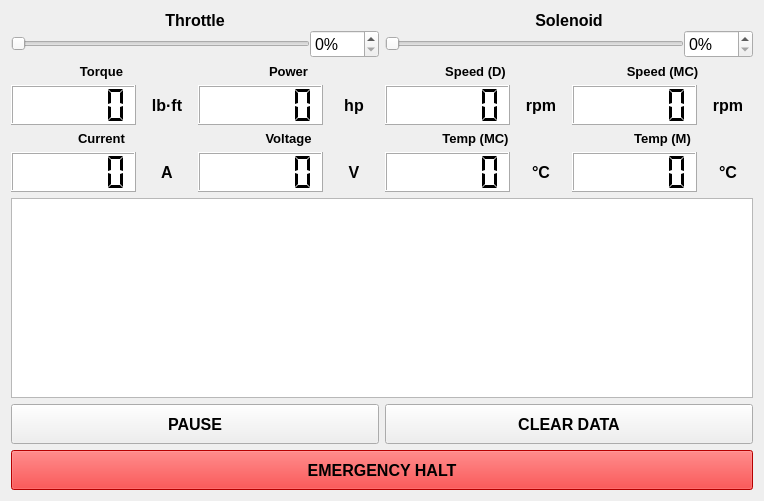
       <widget class="QWidget" name="tabDyno">
        <attribute name="title">
         <string>Dyno Monitor</string>
        </attribute>
        <layout class="QVBoxLayout" name="verticalLayout">
         <item>
          <layout class="QHBoxLayout" name="hLayoutInput">
           <item>
            <layout class="QVBoxLayout" name="vLayoutThrottle">
             <property name="spacing">
              <number>0</number>
             </property>
             <item>
              <widget class="QLabel" name="labelThrottle">
               <property name="font">
                <font>
                 <pointsize>12</pointsize>
                 <weight>75</weight>
                 <bold>true</bold>
                </font>
               </property>
               <property name="text">
                <string>Throttle</string>
               </property>
               <property name="alignment">
                <set>Qt::AlignCenter</set>
               </property>
              </widget>
             </item>
             <item>
              <layout class="QHBoxLayout" name="hLayoutThrottle">
               <item>
                <widget class="QSlider" name="hSliderThrottle">
                 <property name="maximum">
                  <number>100</number>
                 </property>
                 <property name="orientation">
                  <enum>Qt::Horizontal</enum>
                 </property>
                </widget>
               </item>
               <item>
                <widget class="QDoubleSpinBox" name="spinBoxThrottle">
                 <property name="font">
                  <font>
                   <pointsize>12</pointsize>
                  </font>
                 </property>
                 <property name="suffix">
                  <string>%</string>
                 </property>
                 <property name="decimals">
                  <number>0</number>
                 </property>
                 <property name="maximum">
                  <double>100.000000000000000</double>
                 </property>
                </widget>
               </item>
              </layout>
             </item>
            </layout>
           </item>
           <item>
            <layout class="QVBoxLayout" name="vLayoutLoad">
             <property name="spacing">
              <number>0</number>
             </property>
             <item>
              <widget class="QLabel" name="labelLoad">
               <property name="font">
                <font>
                 <pointsize>12</pointsize>
                 <weight>75</weight>
                 <bold>true</bold>
                </font>
               </property>
               <property name="text">
                <string>Solenoid</string>
               </property>
               <property name="alignment">
                <set>Qt::AlignCenter</set>
               </property>
              </widget>
             </item>
             <item>
              <layout class="QHBoxLayout" name="hlLayoutLoad">
               <item>
                <widget class="QSlider" name="hSliderLoad">
                 <property name="maximum">
                  <number>100</number>
                 </property>
                 <property name="orientation">
                  <enum>Qt::Horizontal</enum>
                 </property>
                </widget>
               </item>
               <item>
                <widget class="QDoubleSpinBox" name="spinBoxLoad">
                 <property name="font">
                  <font>
                   <pointsize>12</pointsize>
                  </font>
                 </property>
                 <property name="suffix">
                  <string>%</string>
                 </property>
                 <property name="decimals">
                  <number>0</number>
                 </property>
                 <property name="maximum">
                  <double>100.000000000000000</double>
                 </property>
                </widget>
               </item>
              </layout>
             </item>
            </layout>
           </item>
          </layout>
         </item>
         <item>
          <layout class="QHBoxLayout" name="hLayoutOutput_1">
           <item>
            <layout class="QVBoxLayout" name="vLayoutTorque">
             <item>
              <widget class="QLabel" name="labelTorque">
               <property name="font">
                <font>
                 <pointsize>10</pointsize>
                 <weight>75</weight>
                 <bold>true</bold>
                </font>
               </property>
               <property name="text">
                <string>Torque</string>
               </property>
               <property name="alignment">
                <set>Qt::AlignCenter</set>
               </property>
               <property name="margin">
                <number>3</number>
               </property>
              </widget>
             </item>
             <item>
              <layout class="QHBoxLayout" name="hLayoutTorque">
               <item>
                <widget class="QLCDNumber" name="lcdNumberTorque">
                 <property name="sizePolicy">
                  <sizepolicy hsizetype="Expanding" vsizetype="Fixed">
                   <horstretch>0</horstretch>
                   <verstretch>0</verstretch>
                  </sizepolicy>
                 </property>
                 <property name="minimumSize">
                  <size>
                   <width>125</width>
                   <height>40</height>
                  </size>
                 </property>
                 <property name="styleSheet">
                  <string notr="true">background-color: white;</string>
                 </property>
                 <property name="smallDecimalPoint">
                  <bool>true</bool>
                 </property>
                 <property name="digitCount">
                  <number>5</number>
                 </property>
                 <property name="segmentStyle">
                  <enum>QLCDNumber::Flat</enum>
                 </property>
                 <property name="value" stdset="0">
                  <double>0.000000000000000</double>
                 </property>
                 <property name="intValue" stdset="0">
                  <number>0</number>
                 </property>
                </widget>
               </item>
               <item>
                <widget class="QLabel" name="labelTorqueUnits">
                 <property name="sizePolicy">
                  <sizepolicy hsizetype="Minimum" vsizetype="Preferred">
                   <horstretch>0</horstretch>
                   <verstretch>0</verstretch>
                  </sizepolicy>
                 </property>
                 <property name="minimumSize">
                  <size>
                   <width>50</width>
                   <height>0</height>
                  </size>
                 </property>
                 <property name="font">
                  <font>
                   <pointsize>12</pointsize>
                   <weight>75</weight>
                   <bold>true</bold>
                  </font>
                 </property>
                 <property name="text">
                  <string>lb·ft</string>
                 </property>
                 <property name="alignment">
                  <set>Qt::AlignCenter</set>
                 </property>
                 <property name="margin">
                  <number>5</number>
                 </property>
                </widget>
               </item>
              </layout>
             </item>
            </layout>
           </item>
           <item>
            <layout class="QVBoxLayout" name="vLayoutPower">
             <item>
              <widget class="QLabel" name="labelTach_2">
               <property name="font">
                <font>
                 <pointsize>10</pointsize>
                 <weight>75</weight>
                 <bold>true</bold>
                </font>
               </property>
               <property name="text">
                <string>Power</string>
               </property>
               <property name="alignment">
                <set>Qt::AlignCenter</set>
               </property>
               <property name="margin">
                <number>3</number>
               </property>
              </widget>
             </item>
             <item>
              <layout class="QHBoxLayout" name="hLayoutPowerLCD">
               <item>
                <widget class="QLCDNumber" name="lcdNumberPower">
                 <property name="sizePolicy">
                  <sizepolicy hsizetype="Expanding" vsizetype="Fixed">
                   <horstretch>0</horstretch>
                   <verstretch>0</verstretch>
                  </sizepolicy>
                 </property>
                 <property name="minimumSize">
                  <size>
                   <width>125</width>
                   <height>40</height>
                  </size>
                 </property>
                 <property name="styleSheet">
                  <string notr="true">background-color: white;</string>
                 </property>
                 <property name="smallDecimalPoint">
                  <bool>true</bool>
                 </property>
                 <property name="digitCount">
                  <number>5</number>
                 </property>
                 <property name="segmentStyle">
                  <enum>QLCDNumber::Flat</enum>
                 </property>
                 <property name="value" stdset="0">
                  <double>0.000000000000000</double>
                 </property>
                 <property name="intValue" stdset="0">
                  <number>0</number>
                 </property>
                </widget>
               </item>
               <item>
                <widget class="QLabel" name="labelPowerUnits">
                 <property name="sizePolicy">
                  <sizepolicy hsizetype="Minimum" vsizetype="Preferred">
                   <horstretch>0</horstretch>
                   <verstretch>0</verstretch>
                  </sizepolicy>
                 </property>
                 <property name="minimumSize">
                  <size>
                   <width>50</width>
                   <height>0</height>
                  </size>
                 </property>
                 <property name="font">
                  <font>
                   <pointsize>12</pointsize>
                   <weight>75</weight>
                   <bold>true</bold>
                  </font>
                 </property>
                 <property name="text">
                  <string>hp</string>
                 </property>
                 <property name="alignment">
                  <set>Qt::AlignCenter</set>
                 </property>
                 <property name="margin">
                  <number>5</number>
                 </property>
                </widget>
               </item>
              </layout>
             </item>
            </layout>
           </item>
           <item>
            <layout class="QVBoxLayout" name="vLayoutTach">
             <item>
              <widget class="QLabel" name="labelTach">
               <property name="font">
                <font>
                 <pointsize>10</pointsize>
                 <weight>75</weight>
                 <bold>true</bold>
                </font>
               </property>
               <property name="text">
                <string>Speed (D)</string>
               </property>
               <property name="alignment">
                <set>Qt::AlignCenter</set>
               </property>
               <property name="margin">
                <number>3</number>
               </property>
              </widget>
             </item>
             <item>
              <layout class="QHBoxLayout" name="hLayoutTachLCD">
               <item>
                <widget class="QLCDNumber" name="lcdNumberTach">
                 <property name="sizePolicy">
                  <sizepolicy hsizetype="Expanding" vsizetype="Fixed">
                   <horstretch>0</horstretch>
                   <verstretch>0</verstretch>
                  </sizepolicy>
                 </property>
                 <property name="minimumSize">
                  <size>
                   <width>125</width>
                   <height>40</height>
                  </size>
                 </property>
                 <property name="styleSheet">
                  <string notr="true">background-color: white;</string>
                 </property>
                 <property name="smallDecimalPoint">
                  <bool>true</bool>
                 </property>
                 <property name="digitCount">
                  <number>5</number>
                 </property>
                 <property name="segmentStyle">
                  <enum>QLCDNumber::Flat</enum>
                 </property>
                 <property name="value" stdset="0">
                  <double>0.000000000000000</double>
                 </property>
                 <property name="intValue" stdset="0">
                  <number>0</number>
                 </property>
                </widget>
               </item>
               <item>
                <widget class="QLabel" name="labelTachUnits">
                 <property name="sizePolicy">
                  <sizepolicy hsizetype="Minimum" vsizetype="Preferred">
                   <horstretch>0</horstretch>
                   <verstretch>0</verstretch>
                  </sizepolicy>
                 </property>
                 <property name="minimumSize">
                  <size>
                   <width>50</width>
                   <height>0</height>
                  </size>
                 </property>
                 <property name="font">
                  <font>
                   <pointsize>12</pointsize>
                   <weight>75</weight>
                   <bold>true</bold>
                  </font>
                 </property>
                 <property name="text">
                  <string>rpm</string>
                 </property>
                 <property name="alignment">
                  <set>Qt::AlignCenter</set>
                 </property>
                 <property name="margin">
                  <number>5</number>
                 </property>
                </widget>
               </item>
              </layout>
             </item>
            </layout>
           </item>
           <item>
            <layout class="QVBoxLayout" name="vLayoutTachCAN">
             <item>
              <widget class="QLabel" name="labelTachCAN">
               <property name="font">
                <font>
                 <pointsize>10</pointsize>
                 <weight>75</weight>
                 <bold>true</bold>
                </font>
               </property>
               <property name="text">
                <string>Speed (MC)</string>
               </property>
               <property name="alignment">
                <set>Qt::AlignCenter</set>
               </property>
               <property name="margin">
                <number>3</number>
               </property>
              </widget>
             </item>
             <item>
              <layout class="QHBoxLayout" name="hLayoutTachCAN">
               <item>
                <widget class="QLCDNumber" name="lcdNumberTachCAN">
                 <property name="sizePolicy">
                  <sizepolicy hsizetype="Expanding" vsizetype="Fixed">
                   <horstretch>0</horstretch>
                   <verstretch>0</verstretch>
                  </sizepolicy>
                 </property>
                 <property name="minimumSize">
                  <size>
                   <width>125</width>
                   <height>40</height>
                  </size>
                 </property>
                 <property name="styleSheet">
                  <string notr="true">background-color: white;</string>
                 </property>
                 <property name="smallDecimalPoint">
                  <bool>true</bool>
                 </property>
                 <property name="digitCount">
                  <number>5</number>
                 </property>
                 <property name="segmentStyle">
                  <enum>QLCDNumber::Flat</enum>
                 </property>
                 <property name="value" stdset="0">
                  <double>0.000000000000000</double>
                 </property>
                 <property name="intValue" stdset="0">
                  <number>0</number>
                 </property>
                </widget>
               </item>
               <item>
                <widget class="QLabel" name="labelTachCANUnits">
                 <property name="sizePolicy">
                  <sizepolicy hsizetype="Minimum" vsizetype="Preferred">
                   <horstretch>0</horstretch>
                   <verstretch>0</verstretch>
                  </sizepolicy>
                 </property>
                 <property name="minimumSize">
                  <size>
                   <width>50</width>
                   <height>0</height>
                  </size>
                 </property>
                 <property name="font">
                  <font>
                   <pointsize>12</pointsize>
                   <weight>75</weight>
                   <bold>true</bold>
                  </font>
                 </property>
                 <property name="text">
                  <string>rpm</string>
                 </property>
                 <property name="alignment">
                  <set>Qt::AlignCenter</set>
                 </property>
                 <property name="margin">
                  <number>5</number>
                 </property>
                </widget>
               </item>
              </layout>
             </item>
            </layout>
           </item>
          </layout>
         </item>
         <item>
          <layout class="QHBoxLayout" name="hLayoutOutput_2">
           <item>
            <layout class="QVBoxLayout" name="vLayoutCurrent">
             <item>
              <widget class="QLabel" name="labelCurrent">
               <property name="font">
                <font>
                 <pointsize>10</pointsize>
                 <weight>75</weight>
                 <bold>true</bold>
                </font>
               </property>
               <property name="text">
                <string>Current</string>
               </property>
               <property name="alignment">
                <set>Qt::AlignCenter</set>
               </property>
               <property name="margin">
                <number>3</number>
               </property>
              </widget>
             </item>
             <item>
              <layout class="QHBoxLayout" name="hLayoutCurrentLCD">
               <item>
                <widget class="QLCDNumber" name="lcdNumberCurrent">
                 <property name="sizePolicy">
                  <sizepolicy hsizetype="Expanding" vsizetype="Fixed">
                   <horstretch>0</horstretch>
                   <verstretch>0</verstretch>
                  </sizepolicy>
                 </property>
                 <property name="minimumSize">
                  <size>
                   <width>125</width>
                   <height>40</height>
                  </size>
                 </property>
                 <property name="styleSheet">
                  <string notr="true">background-color: white;</string>
                 </property>
                 <property name="smallDecimalPoint">
                  <bool>true</bool>
                 </property>
                 <property name="digitCount">
                  <number>5</number>
                 </property>
                 <property name="segmentStyle">
                  <enum>QLCDNumber::Flat</enum>
                 </property>
                 <property name="value" stdset="0">
                  <double>0.000000000000000</double>
                 </property>
                 <property name="intValue" stdset="0">
                  <number>0</number>
                 </property>
                </widget>
               </item>
               <item>
                <widget class="QLabel" name="labelCurrentUnits">
                 <property name="sizePolicy">
                  <sizepolicy hsizetype="Minimum" vsizetype="Preferred">
                   <horstretch>0</horstretch>
                   <verstretch>0</verstretch>
                  </sizepolicy>
                 </property>
                 <property name="minimumSize">
                  <size>
                   <width>50</width>
                   <height>0</height>
                  </size>
                 </property>
                 <property name="font">
                  <font>
                   <pointsize>12</pointsize>
                   <weight>75</weight>
                   <bold>true</bold>
                  </font>
                 </property>
                 <property name="text">
                  <string>A</string>
                 </property>
                 <property name="alignment">
                  <set>Qt::AlignCenter</set>
                 </property>
                 <property name="margin">
                  <number>5</number>
                 </property>
                </widget>
               </item>
              </layout>
             </item>
            </layout>
           </item>
           <item>
            <layout class="QVBoxLayout" name="vLayoutVoltage">
             <item>
              <widget class="QLabel" name="labelTach_3">
               <property name="font">
                <font>
                 <pointsize>10</pointsize>
                 <weight>75</weight>
                 <bold>true</bold>
                </font>
               </property>
               <property name="text">
                <string>Voltage</string>
               </property>
               <property name="alignment">
                <set>Qt::AlignCenter</set>
               </property>
               <property name="margin">
                <number>3</number>
               </property>
              </widget>
             </item>
             <item>
              <layout class="QHBoxLayout" name="hLayoutVoltageLCD">
               <item>
                <widget class="QLCDNumber" name="lcdNumberVoltage">
                 <property name="sizePolicy">
                  <sizepolicy hsizetype="Expanding" vsizetype="Fixed">
                   <horstretch>0</horstretch>
                   <verstretch>0</verstretch>
                  </sizepolicy>
                 </property>
                 <property name="minimumSize">
                  <size>
                   <width>125</width>
                   <height>40</height>
                  </size>
                 </property>
                 <property name="styleSheet">
                  <string notr="true">background-color: white;</string>
                 </property>
                 <property name="smallDecimalPoint">
                  <bool>true</bool>
                 </property>
                 <property name="digitCount">
                  <number>5</number>
                 </property>
                 <property name="segmentStyle">
                  <enum>QLCDNumber::Flat</enum>
                 </property>
                 <property name="value" stdset="0">
                  <double>0.000000000000000</double>
                 </property>
                 <property name="intValue" stdset="0">
                  <number>0</number>
                 </property>
                </widget>
               </item>
               <item>
                <widget class="QLabel" name="labelVoltageUnits_2">
                 <property name="sizePolicy">
                  <sizepolicy hsizetype="Minimum" vsizetype="Preferred">
                   <horstretch>0</horstretch>
                   <verstretch>0</verstretch>
                  </sizepolicy>
                 </property>
                 <property name="minimumSize">
                  <size>
                   <width>50</width>
                   <height>0</height>
                  </size>
                 </property>
                 <property name="font">
                  <font>
                   <pointsize>12</pointsize>
                   <weight>75</weight>
                   <bold>true</bold>
                  </font>
                 </property>
                 <property name="text">
                  <string>V</string>
                 </property>
                 <property name="alignment">
                  <set>Qt::AlignCenter</set>
                 </property>
                 <property name="margin">
                  <number>5</number>
                 </property>
                </widget>
               </item>
              </layout>
             </item>
            </layout>
           </item>
           <item>
            <layout class="QVBoxLayout" name="vLayoutMCTemp">
             <item>
              <widget class="QLabel" name="labelMCTemp">
               <property name="font">
                <font>
                 <pointsize>10</pointsize>
                 <weight>75</weight>
                 <bold>true</bold>
                </font>
               </property>
               <property name="text">
                <string>Temp (MC)</string>
               </property>
               <property name="alignment">
                <set>Qt::AlignCenter</set>
               </property>
               <property name="margin">
                <number>3</number>
               </property>
              </widget>
             </item>
             <item>
              <layout class="QHBoxLayout" name="hLayoutMCTempLCD">
               <item>
                <widget class="QLCDNumber" name="lcdNumberMCTemp">
                 <property name="sizePolicy">
                  <sizepolicy hsizetype="Expanding" vsizetype="Fixed">
                   <horstretch>0</horstretch>
                   <verstretch>0</verstretch>
                  </sizepolicy>
                 </property>
                 <property name="minimumSize">
                  <size>
                   <width>125</width>
                   <height>40</height>
                  </size>
                 </property>
                 <property name="styleSheet">
                  <string notr="true">background-color: white;</string>
                 </property>
                 <property name="smallDecimalPoint">
                  <bool>true</bool>
                 </property>
                 <property name="digitCount">
                  <number>5</number>
                 </property>
                 <property name="segmentStyle">
                  <enum>QLCDNumber::Flat</enum>
                 </property>
                 <property name="value" stdset="0">
                  <double>0.000000000000000</double>
                 </property>
                 <property name="intValue" stdset="0">
                  <number>0</number>
                 </property>
                </widget>
               </item>
               <item>
                <widget class="QLabel" name="labelMCTempUnits">
                 <property name="sizePolicy">
                  <sizepolicy hsizetype="Minimum" vsizetype="Preferred">
                   <horstretch>0</horstretch>
                   <verstretch>0</verstretch>
                  </sizepolicy>
                 </property>
                 <property name="minimumSize">
                  <size>
                   <width>50</width>
                   <height>0</height>
                  </size>
                 </property>
                 <property name="font">
                  <font>
                   <pointsize>12</pointsize>
                   <weight>75</weight>
                   <bold>true</bold>
                  </font>
                 </property>
                 <property name="text">
                  <string>°C</string>
                 </property>
                 <property name="alignment">
                  <set>Qt::AlignCenter</set>
                 </property>
                 <property name="margin">
                  <number>5</number>
                 </property>
                </widget>
               </item>
              </layout>
             </item>
            </layout>
           </item>
           <item>
            <layout class="QVBoxLayout" name="vLayoutMTemp">
             <item>
              <widget class="QLabel" name="labelMTemp">
               <property name="font">
                <font>
                 <pointsize>10</pointsize>
                 <weight>75</weight>
                 <bold>true</bold>
                </font>
               </property>
               <property name="text">
                <string>Temp (M)</string>
               </property>
               <property name="alignment">
                <set>Qt::AlignCenter</set>
               </property>
               <property name="margin">
                <number>3</number>
               </property>
              </widget>
             </item>
             <item>
              <layout class="QHBoxLayout" name="hLayoutMTemp">
               <item>
                <widget class="QLCDNumber" name="lcdNumberMTemp">
                 <property name="sizePolicy">
                  <sizepolicy hsizetype="Expanding" vsizetype="Fixed">
                   <horstretch>0</horstretch>
                   <verstretch>0</verstretch>
                  </sizepolicy>
                 </property>
                 <property name="minimumSize">
                  <size>
                   <width>125</width>
                   <height>40</height>
                  </size>
                 </property>
                 <property name="styleSheet">
                  <string notr="true">background-color: white;</string>
                 </property>
                 <property name="smallDecimalPoint">
                  <bool>true</bool>
                 </property>
                 <property name="digitCount">
                  <number>5</number>
                 </property>
                 <property name="segmentStyle">
                  <enum>QLCDNumber::Flat</enum>
                 </property>
                 <property name="value" stdset="0">
                  <double>0.000000000000000</double>
                 </property>
                 <property name="intValue" stdset="0">
                  <number>0</number>
                 </property>
                </widget>
               </item>
               <item>
                <widget class="QLabel" name="labelMTempUnits">
                 <property name="sizePolicy">
                  <sizepolicy hsizetype="Minimum" vsizetype="Preferred">
                   <horstretch>0</horstretch>
                   <verstretch>0</verstretch>
                  </sizepolicy>
                 </property>
                 <property name="minimumSize">
                  <size>
                   <width>50</width>
                   <height>0</height>
                  </size>
                 </property>
                 <property name="font">
                  <font>
                   <pointsize>12</pointsize>
                   <weight>75</weight>
                   <bold>true</bold>
                  </font>
                 </property>
                 <property name="text">
                  <string>°C</string>
                 </property>
                 <property name="alignment">
                  <set>Qt::AlignCenter</set>
                 </property>
                 <property name="margin">
                  <number>5</number>
                 </property>
                </widget>
               </item>
              </layout>
             </item>
            </layout>
           </item>
          </layout>
         </item>
         <item>
          <widget class="PlotWidget" name="dynoDataPlot">
           <property name="minimumSize">
            <size>
             <width>0</width>
             <height>200</height>
            </size>
           </property>
          </widget>
         </item>
         <item>
          <layout class="QHBoxLayout" name="hLayoutDataButtons">
           <item>
            <widget class="QPushButton" name="buttonPauseData">
             <property name="minimumSize">
              <size>
               <width>0</width>
               <height>40</height>
              </size>
             </property>
             <property name="font">
              <font>
               <pointsize>12</pointsize>
               <weight>75</weight>
               <bold>true</bold>
              </font>
             </property>
             <property name="text">
              <string>PAUSE</string>
             </property>
             <property name="checkable">
              <bool>true</bool>
             </property>
             <property name="default">
              <bool>false</bool>
             </property>
             <property name="flat">
              <bool>false</bool>
             </property>
            </widget>
           </item>
           <item>
            <widget class="QPushButton" name="buttonClearData">
             <property name="minimumSize">
              <size>
               <width>0</width>
               <height>40</height>
              </size>
             </property>
             <property name="font">
              <font>
               <pointsize>12</pointsize>
               <weight>75</weight>
               <bold>true</bold>
              </font>
             </property>
             <property name="text">
              <string>CLEAR DATA</string>
             </property>
             <property name="default">
              <bool>false</bool>
             </property>
             <property name="flat">
              <bool>false</bool>
             </property>
            </widget>
           </item>
          </layout>
         </item>
         <item>
          <widget class="QPushButton" name="buttonEmergency">
           <property name="minimumSize">
            <size>
             <width>0</width>
             <height>40</height>
            </size>
           </property>
           <property name="font">
            <font>
             <pointsize>12</pointsize>
             <weight>75</weight>
             <bold>true</bold>
            </font>
           </property>
           <property name="styleSheet">
            <string notr="true">background-color: red;</string>
           </property>
           <property name="text">
            <string>EMERGENCY HALT</string>
           </property>
           <property name="default">
            <bool>false</bool>
           </property>
           <property name="flat">
            <bool>false</bool>
           </property>
          </widget>
         </item>
        </layout>
        <zorder>dynoDataPlot</zorder>
        <zorder>buttonEmergency</zorder>
        <zorder></zorder>
       </widget>
